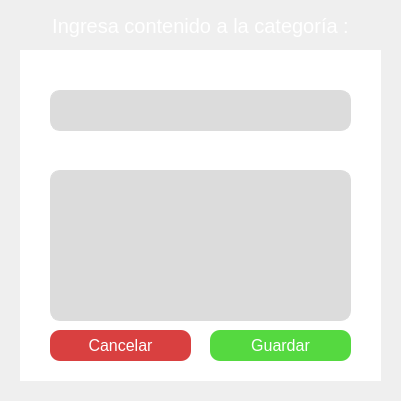
<?xml version="1.0" encoding="UTF-8"?>
<ui version="4.0">
 <class>Dialog</class>
 <widget class="QDialog" name="Dialog">
  <property name="geometry">
   <rect>
    <x>0</x>
    <y>0</y>
    <width>401</width>
    <height>401</height>
   </rect>
  </property>
  <property name="windowTitle">
   <string>Dialog</string>
  </property>
  <widget class="QLabel" name="label_9">
   <property name="geometry">
    <rect>
     <x>170</x>
     <y>50</y>
     <width>81</width>
     <height>41</height>
    </rect>
   </property>
   <property name="font">
    <font>
     <pointsize>-1</pointsize>
    </font>
   </property>
   <property name="styleSheet">
    <string notr="true">QLabel {
   
    color: white;
    font-size: 12px; /* Tamaño del texto */
    padding: 9px; /* Espaciado interno */
}</string>
   </property>
   <property name="text">
    <string>Categoría:</string>
   </property>
  </widget>
  <widget class="QLabel" name="label_8">
   <property name="geometry">
    <rect>
     <x>40</x>
     <y>130</y>
     <width>111</width>
     <height>41</height>
    </rect>
   </property>
   <property name="font">
    <font>
     <pointsize>-1</pointsize>
    </font>
   </property>
   <property name="styleSheet">
    <string notr="true">QLabel {
   
    color: white;
    font-size: 15px; /* Tamaño del texto */
    padding: 9px; /* Espaciado interno */
}</string>
   </property>
   <property name="text">
    <string>Descripción:</string>
   </property>
  </widget>
  <widget class="QTextEdit" name="inputtext_create_cat_3">
   <property name="geometry">
    <rect>
     <x>50</x>
     <y>170</y>
     <width>301</width>
     <height>151</height>
    </rect>
   </property>
   <property name="styleSheet">
    <string notr="true">QTextEdit {
    font-size: 13pt;
   
}

QTextEdit:hover {
    border: 1px solid blue;
    border-radius: 9px;
}

QTextEdit {
                border-radius: 10px;
                background-clip: border;
                background-color: rgb(220, 220,220);
                color: rgb(0, 0, 0);
                font: 12pt Vazir;
                border:0.5px solid;
                border-color: rgb(220, 220,220);
                font-family: Swiss;
                font-size: 12pt;
            }

</string>
   </property>
  </widget>
  <widget class="QPushButton" name="guardar">
   <property name="geometry">
    <rect>
     <x>210</x>
     <y>330</y>
     <width>141</width>
     <height>31</height>
    </rect>
   </property>
   <property name="font">
    <font>
     <pointsize>-1</pointsize>
    </font>
   </property>
   <property name="mouseTracking">
    <bool>true</bool>
   </property>
   <property name="styleSheet">
    <string notr="true">QPushButton {
    background-color: #55d940;
    border-radius: 10px;
    color: white;
    font-size: 16px; /* Tamaño del texto */
    padding: 8px; /* Espaciado interno */
}
QPushButton:pressed {
    background-color: #ffffff;
    color: black;
}
QPushButton:hover {
   border: 1px solid blue;
}
</string>
   </property>
   <property name="text">
    <string>Guardar</string>
   </property>
  </widget>
  <widget class="QLabel" name="label_7">
   <property name="geometry">
    <rect>
     <x>40</x>
     <y>50</y>
     <width>71</width>
     <height>41</height>
    </rect>
   </property>
   <property name="font">
    <font>
     <pointsize>-1</pointsize>
    </font>
   </property>
   <property name="styleSheet">
    <string notr="true">QLabel {
   
    color: white;
    font-size: 15px; /* Tamaño del texto */
    padding: 9px; /* Espaciado interno */
}</string>
   </property>
   <property name="text">
    <string>Tema:</string>
   </property>
  </widget>
  <widget class="QPushButton" name="cancelar">
   <property name="geometry">
    <rect>
     <x>50</x>
     <y>330</y>
     <width>141</width>
     <height>31</height>
    </rect>
   </property>
   <property name="font">
    <font>
     <pointsize>-1</pointsize>
    </font>
   </property>
   <property name="mouseTracking">
    <bool>true</bool>
   </property>
   <property name="styleSheet">
    <string notr="true">QPushButton {
    background-color: #d94040;
    border-radius: 10px;
    color: white;
    font-size: 16px; /* Tamaño del texto */
    padding: 8px; /* Espaciado interno */
}
QPushButton:pressed {
    background-color: #ffffff;
    color: black;
}
QPushButton:hover {
   border: 1px solid blue;
}
</string>
   </property>
   <property name="text">
    <string>Cancelar</string>
   </property>
  </widget>
  <widget class="QLabel" name="label_6">
   <property name="geometry">
    <rect>
     <x>40</x>
     <y>0</y>
     <width>321</width>
     <height>51</height>
    </rect>
   </property>
   <property name="font">
    <font>
     <pointsize>-1</pointsize>
    </font>
   </property>
   <property name="styleSheet">
    <string notr="true">QLabel {
   
    color: white;
    font-size: 20px; /* Tamaño del texto */
    padding: 9px; /* Espaciado interno */
}</string>
   </property>
   <property name="text">
    <string>Ingresa contenido a la categoría :</string>
   </property>
   <property name="alignment">
    <set>Qt::AlignCenter</set>
   </property>
  </widget>
  <widget class="QLabel" name="label">
   <property name="geometry">
    <rect>
     <x>0</x>
     <y>0</y>
     <width>401</width>
     <height>401</height>
    </rect>
   </property>
   <property name="text">
    <string/>
   </property>
   <property name="pixmap">
    <pixmap>../images/background_collection_1.png</pixmap>
   </property>
  </widget>
  <widget class="QTextEdit" name="inputtext_create_cat_2">
   <property name="geometry">
    <rect>
     <x>50</x>
     <y>90</y>
     <width>301</width>
     <height>41</height>
    </rect>
   </property>
   <property name="styleSheet">
    <string notr="true">QTextEdit {
    font-size: 14pt;
    font-family: Helvetica;
}

QTextEdit:hover {
    border: 1px solid blue;
    border-radius: 9px;
}

QTextEdit {
                border-radius: 10px;
                background-clip: border;
                background-color: rgb(220, 220,220);
                color: rgb(0, 0, 0);
                font: 13pt Vazir;
                border:0.5px solid;
                border-color: rgb(220, 220,220);
                font-family: Helvetica;
                font-size: 14pt;
            }

</string>
   </property>
  </widget>
  <widget class="QLabel" name="data_category">
   <property name="geometry">
    <rect>
     <x>240</x>
     <y>50</y>
     <width>131</width>
     <height>41</height>
    </rect>
   </property>
   <property name="font">
    <font>
     <pointsize>-1</pointsize>
     <weight>75</weight>
     <bold>true</bold>
    </font>
   </property>
   <property name="styleSheet">
    <string notr="true">QLabel {
   
    color: white;
    font-size: 11px; /* Tamaño del texto */
    font-weight: bold;
   
}</string>
   </property>
   <property name="text">
    <string/>
   </property>
  </widget>
  <widget class="QLabel" name="label_2">
   <property name="geometry">
    <rect>
     <x>20</x>
     <y>50</y>
     <width>361</width>
     <height>331</height>
    </rect>
   </property>
   <property name="styleSheet">
    <string notr="true">QLabel {
    background: #ffffff;
    
    font-size: 20px; /* Tamaño del texto */
    padding: 9px; /* Espaciado interno */
}</string>
   </property>
   <property name="text">
    <string/>
   </property>
   <property name="pixmap">
    <pixmap>../images/background_collection_2.png</pixmap>
   </property>
  </widget>
  <zorder>label</zorder>
  <zorder>label_2</zorder>
  <zorder>data_category</zorder>
  <zorder>label_9</zorder>
  <zorder>label_8</zorder>
  <zorder>inputtext_create_cat_3</zorder>
  <zorder>guardar</zorder>
  <zorder>label_7</zorder>
  <zorder>cancelar</zorder>
  <zorder>label_6</zorder>
  <zorder>inputtext_create_cat_2</zorder>
 </widget>
 <resources/>
 <connections/>
</ui>
